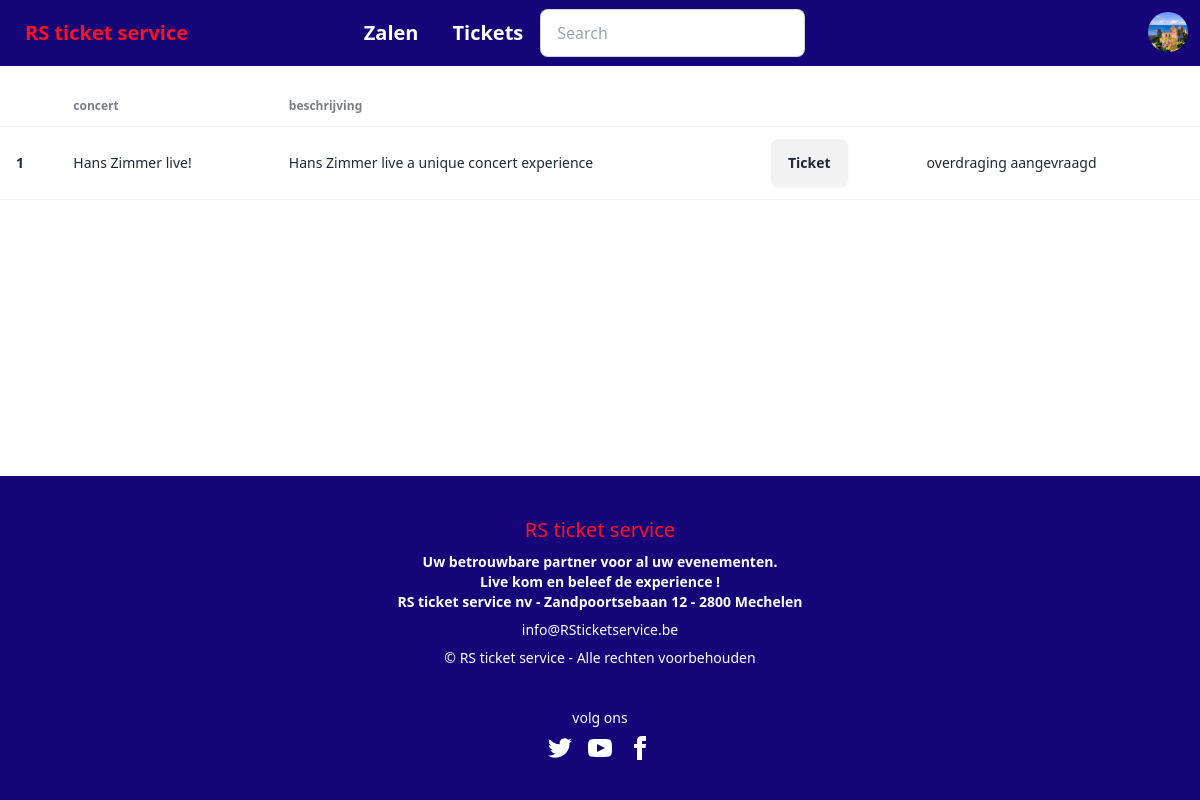
Page /profile/mijnTickets.php (signed in) on the earlier database version.
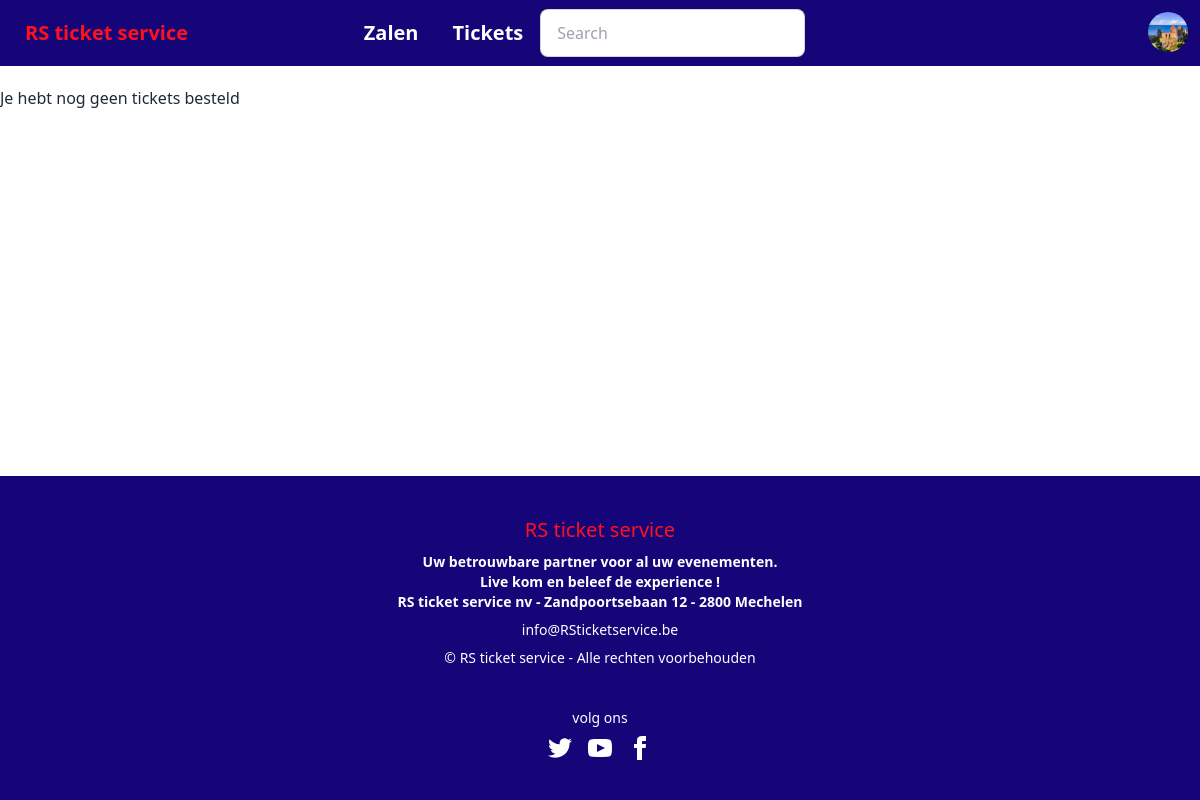
Same page on the later database version.
### tables this page shows
CREATE TABLE `users` (
  `id` int(11) NOT NULL,
  `username` varchar(50) NOT NULL,
  `email` varchar(100) NOT NULL,
  `password` varchar(100) NOT NULL,
  `firstname` varchar(50) NOT NULL,
  `lastname` varchar(50) NOT NULL,
  `function` int(11) NOT NULL,
  `profilePicture` text NOT NULL,
  `updatedAt` timestamp NOT NULL DEFAULT current_timestamp() ON UPDATE current_timestamp(),
  `createdAt` timestamp NOT NULL DEFAULT current_timestamp()
);

CREATE TABLE `evenementen` (
  `evenementID` int(11) NOT NULL,
  `naam` mediumtext NOT NULL,
  `datum` datetime NOT NULL DEFAULT current_timestamp() ON UPDATE current_timestamp(),
  `aantalTickets` int(11) NOT NULL,
  `beschrijving` text NOT NULL,
  `afbeelding` mediumtext NOT NULL,
  `zaalID` int(11) NOT NULL,
  `userID` int(11) NOT NULL,
  `weergeven` int(11) NOT NULL
);

CREATE TABLE `tbltickets` (
  `TicketID` int(11) NOT NULL,
  `rij` int(11) NOT NULL,
  `stoel` int(11) NOT NULL,
  `evenementID` int(11) NOT NULL,
  `categoryID` int(11) NOT NULL,
  `userID` int(11) NOT NULL
);

### functions/userfunctions.php (called while the page is built, shortened)
<?php
function getProfilePicture($mysqli, $gebruikerid) {
    $resultaat = $mysqli->query("SELECT profilePicture FROM users WHERE id= ".$gebruikerid."");
    return (($resultaat->num_rows == 0)?false:$resultaat->fetch_assoc());
}
?>

### connect/db.php (called while the page is built, shortened)
<?php
function getTicketsByUser($mysqli, $userId) {
    $resultaat = $mysqli->query("SELECT * FROM tbltickets WHERE userID =" .$userId);
    return ($resultaat->num_rows ==0)?false:$resultaat->fetch_all(MYSQLI_ASSOC);
}
function getEventsByEventid($mysqli, $eventId) {
    $resultaat = $mysqli -> query("SELECT * FROM evenementen WHERE evenementId=" .$eventId);
    return ($resultaat ->num_rows == 0)?false:$resultaat->fetch_all(MYSQLI_ASSOC);
}

### profile/mijnTickets.php (the view, shortened to what this page needs)
<?php
 include $_SERVER['DOCUMENT_ROOT'] . "/components/navbar.php";
 ?>
<!DOCTYPE html>
<html>
<head>
</head>
<body>
    <?php
    $userId = $_SESSION["gebruikersid"];
    $ticketAsString = getTicketsByUser($mysqli, $userId);
    if ($ticketAsString != false){
      foreach ($ticketAsString as $ticket) {
        $eventId = $ticket["evenementID"];
        $data2 = getEventsByEventid($mysqli,$eventId);
        foreach ($data2 as $event) {
        ?>
        <div class="overflow-x-auto">
        <table class="table">
          <thead>
            <tr>
              <th></th>
              <th>concert</th>
              <th>beschrijving</th>
              <th></th>
              <th></th>
            </tr>
          </thead>
          <tbody>
                <tr>
                  <th><?php echo $ticket["TicketID"]; ?></th>
                  <td><?php echo $event["naam"]; ?></td>
                  <td><?php echo $event["beschrijving"]; ?></td>
                   <form method="post" action="mijnTickets.php">
                   <td><button class="btn" name="ticket">Ticket</button></td>
                   <?php
                  $query = "SELECT * FROM tbloverdraagnotifications WHERE overdragerID = ".$_SESSION["gebruikersid"];
                  $resultaat = $mysqli -> query($query);
                  if(empty($resultaat)) {
                  ?>
                   <td><button class="btn" name="overdragen">Overdragen</button></td>
                   </form>
                   <?php } else {
                    echo '<td> overdraging aangevraagd</td>';
                   }?>
                </tr>
          <?php
        }
        } ?>
              </tbody>
            </table>
          </div>
        <?php
    } else {
        echo "Je hebt nog geen tickets besteld";
    }
    ?>
</body>
</html>
<?php
include $_SERVER['DOCUMENT_ROOT'] . "/components/footer.php";
?>

### components/navbar.php (shortened to what this page needs)
<?php
include $_SERVER['DOCUMENT_ROOT'] . "/connect/connect.php";
include $_SERVER['DOCUMENT_ROOT'] . "/connect/db.php";
include $_SERVER['DOCUMENT_ROOT'] . "/fetch/util.php";
include $_SERVER['DOCUMENT_ROOT'] . "/functions/userfunctions.php";
?>
<!DOCTYPE html>
<html>
<head>
    <link href="https://cdn.jsdelivr.net/npm/daisyui@4.4.2/dist/full.css" rel="stylesheet" type="text/css" />
    <script src="https://cdn.tailwindcss.com"></script>
</head>
<body>
<div class="navbar bg-[#150578]" style="margin-bottom: 20px;">
  <div class="flex-1 text-[#FF101F]">
    <a class="btn btn-ghost normal-case text-xl " href="../index.php">RS ticket service</a>
  </div>
  <div class="flex-auto text-[#FDFFFF]">
    <a class="btn btn-ghost normal-case text-xl " href="../main_page/zalen.php">Zalen</a>
    <a class="btn btn-ghost normal-case text-xl " href="../index.php">Tickets</a>
    <div class="form-control">
    <form action="/components/search.php" method="get" class="form-control w-full relative">
      <input type="text" name="search" placeholder="Search" class="input input-bordered w-24 md:w-auto text-black"/>
    </form>
    </div>
</div>
    <?php
   echo ' <div class="dropdown dropdown-end">';
   if (isset($_SESSION["user"])) {
       echo'
      <label tabindex="0" class="btn btn-ghost btn-circle avatar">
       <div class="w-10 rounded-full">';
        $gebruikersid = $_SESSION["gebruikersid"];
        $data = getProfilePicture($mysqli,$gebruikersid);
        foreach($data as $value){
        if (empty($value)) {
          echo '<img src="../img/accountPictures/no_profile_picture.jpg"/>';
        } else {
          echo '<img src="../img/accountPictures/'.$value.'"/>';
        }
      }
        echo'
        </div>
      </label>
      <ul tabindex="0" class="mt-3 z-[1] p-2 shadow menu menu-sm dropdown-content bg-base-100 rounded-box w-52">
        <li><a href="../profile/gegevens_aanpassen.php">Profiel</a>
        <li><a href="../profile/logout.php">Uitloggen</a></li>';
        }
        ?>
      </ul>
    </div>
</div>
</body>
</html>

### components/footer.php (shortened to what this page needs)
<footer class="footer footer-center p-10 bg-[#150578] text-primary-content">
  <aside>
    <p class="normal-case text-xl text-[#FF101F]" href="../index.php">RS ticket service</p>
    <p class="font-bold text-[#FDFFFF]">
      Uw betrouwbare partner voor al uw evenementen.
      <br /> Live kom en beleef de experience !
      <br />RS ticket service nv - Zandpoortsebaan 12 - 2800 Mechelen
    </p>
    <p class="text-[#FDFFFF]">info@RSticketservice.be</p>
    <p class="text-[#FDFFFF]">© RS ticket service - Alle rechten voorbehouden</p>
  </aside>
  <nav>
    <h1 class="text-[#FDFFFF]">volg ons</h1>
    <div class="grid grid-flow-col gap-4 text-[#FDFFFF]">
      <a></a>
      <a></a>
      <a><svg xmlns="http://www.w3.org/2000/svg" width="24" height="24" viewBox="0 0 24 24" class="fill-current">
          <path d="M9 8h-3v4h3v12h5v-12h3.642l.358-4h-4v-1.667c0-.955.192-1.333 1.115-1.333h2.885v-5h-3.808c-3.596 0-5.192 1.583-5.192 4.615v3.385z"></path>
        </svg></a>
    </div>
  </nav>
</footer>

### components/footer.php (style rules this page uses)
body { display: flex; flex-direction: column; min-height: 100vh; }
.footer { margin-top: auto; }

Differences in the rows shown:
no longer on this page (row edited): tbltickets: TicketID "1"
no longer on this page (row unchanged): evenementen: naam "Hans Zimmer live!", beschrijving "Hans Zimmer live a unique concert experience"
Other differences:
text now shown: "Je hebt nog geen tickets besteld"
